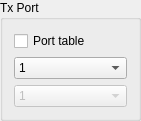
   <widget class="QGroupBox" name="tx_port_groupBox">
    <property name="geometry">
     <rect>
      <x>10</x>
      <y>93</y>
      <width>141</width>
      <height>111</height>
     </rect>
    </property>
    <property name="title">
     <string>Tx Port</string>
    </property>
    <layout class="QVBoxLayout" name="verticalLayout_3">
     <item>
      <widget class="QCheckBox" name="port_table_en">
       <property name="text">
        <string>Port table</string>
       </property>
      </widget>
     </item>
     <item>
      <widget class="QComboBox" name="tx_port_comboBox">
       <property name="sizePolicy">
        <sizepolicy hsizetype="Preferred" vsizetype="Preferred">
         <horstretch>0</horstretch>
         <verstretch>0</verstretch>
        </sizepolicy>
       </property>
       <item>
        <property name="text">
         <string>1</string>
        </property>
       </item>
       <item>
        <property name="text">
         <string>2</string>
        </property>
       </item>
       <item>
        <property name="text">
         <string>3</string>
        </property>
       </item>
       <item>
        <property name="text">
         <string>4</string>
        </property>
       </item>
       <item>
        <property name="text">
         <string>5</string>
        </property>
       </item>
       <item>
        <property name="text">
         <string>6</string>
        </property>
       </item>
       <item>
        <property name="text">
         <string>7</string>
        </property>
       </item>
       <item>
        <property name="text">
         <string>8</string>
        </property>
       </item>
      </widget>
     </item>
     <item>
      <widget class="QComboBox" name="tx_port_endc_lte_comboBox">
       <property name="enabled">
        <bool>false</bool>
       </property>
       <property name="sizePolicy">
        <sizepolicy hsizetype="Preferred" vsizetype="Preferred">
         <horstretch>0</horstretch>
         <verstretch>0</verstretch>
        </sizepolicy>
       </property>
       <item>
        <property name="text">
         <string>1</string>
        </property>
       </item>
       <item>
        <property name="text">
         <string>2</string>
        </property>
       </item>
       <item>
        <property name="text">
         <string>3</string>
        </property>
       </item>
       <item>
        <property name="text">
         <string>4</string>
        </property>
       </item>
       <item>
        <property name="text">
         <string>5</string>
        </property>
       </item>
       <item>
        <property name="text">
         <string>6</string>
        </property>
       </item>
       <item>
        <property name="text">
         <string>7</string>
        </property>
       </item>
       <item>
        <property name="text">
         <string>8</string>
        </property>
       </item>
      </widget>
     </item>
    </layout>
   </widget>
